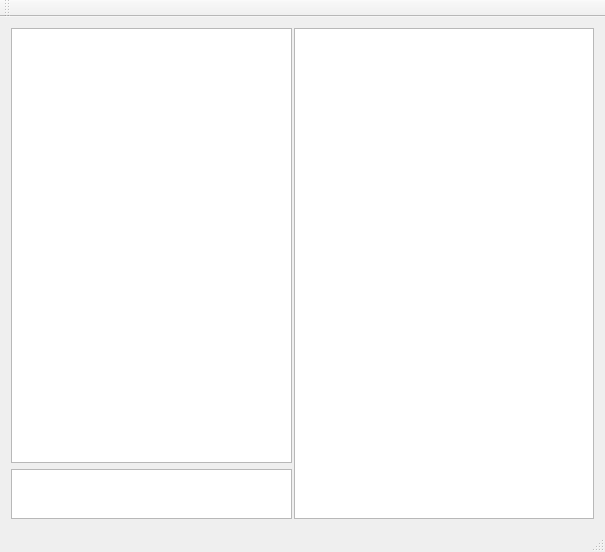
<?xml version="1.0" encoding="UTF-8"?>
<ui version="4.0">
 <class>MainWindow</class>
 <widget class="QMainWindow" name="MainWindow">
  <property name="geometry">
   <rect>
    <x>0</x>
    <y>0</y>
    <width>605</width>
    <height>552</height>
   </rect>
  </property>
  <property name="windowTitle">
   <string>MainWindow</string>
  </property>
  <widget class="QWidget" name="centralWidget">
   <layout class="QHBoxLayout" name="horizontalLayout">
    <property name="spacing">
     <number>2</number>
    </property>
    <item>
     <layout class="QVBoxLayout" name="verticalLayout">
      <item>
       <widget class="MyGraphicsView" name="graphicsView"/>
      </item>
      <item>
       <widget class="QTextBrowser" name="textBrowser">
        <property name="minimumSize">
         <size>
          <width>50</width>
          <height>0</height>
         </size>
        </property>
        <property name="maximumSize">
         <size>
          <width>16777215</width>
          <height>50</height>
         </size>
        </property>
       </widget>
      </item>
     </layout>
    </item>
    <item>
     <widget class="QTableWidget" name="tableWidget">
      <property name="minimumSize">
       <size>
        <width>300</width>
        <height>0</height>
       </size>
      </property>
      <property name="maximumSize">
       <size>
        <width>300</width>
        <height>16777215</height>
       </size>
      </property>
      <property name="rowCount">
       <number>0</number>
      </property>
      <property name="columnCount">
       <number>0</number>
      </property>
     </widget>
    </item>
   </layout>
  </widget>
  <widget class="QMenuBar" name="menuBar">
   <property name="geometry">
    <rect>
     <x>0</x>
     <y>0</y>
     <width>605</width>
     <height>27</height>
    </rect>
   </property>
  </widget>
  <widget class="QToolBar" name="mainToolBar">
   <attribute name="toolBarArea">
    <enum>TopToolBarArea</enum>
   </attribute>
   <attribute name="toolBarBreak">
    <bool>false</bool>
   </attribute>
  </widget>
  <widget class="QStatusBar" name="statusBar"/>
 </widget>
 <layoutdefault spacing="6" margin="11"/>
 <customwidgets>
  <customwidget>
   <class>MyGraphicsView</class>
   <extends>QGraphicsView</extends>
   <header location="global">mygraphicsview.h</header>
  </customwidget>
 </customwidgets>
 <resources/>
 <connections/>
</ui>
